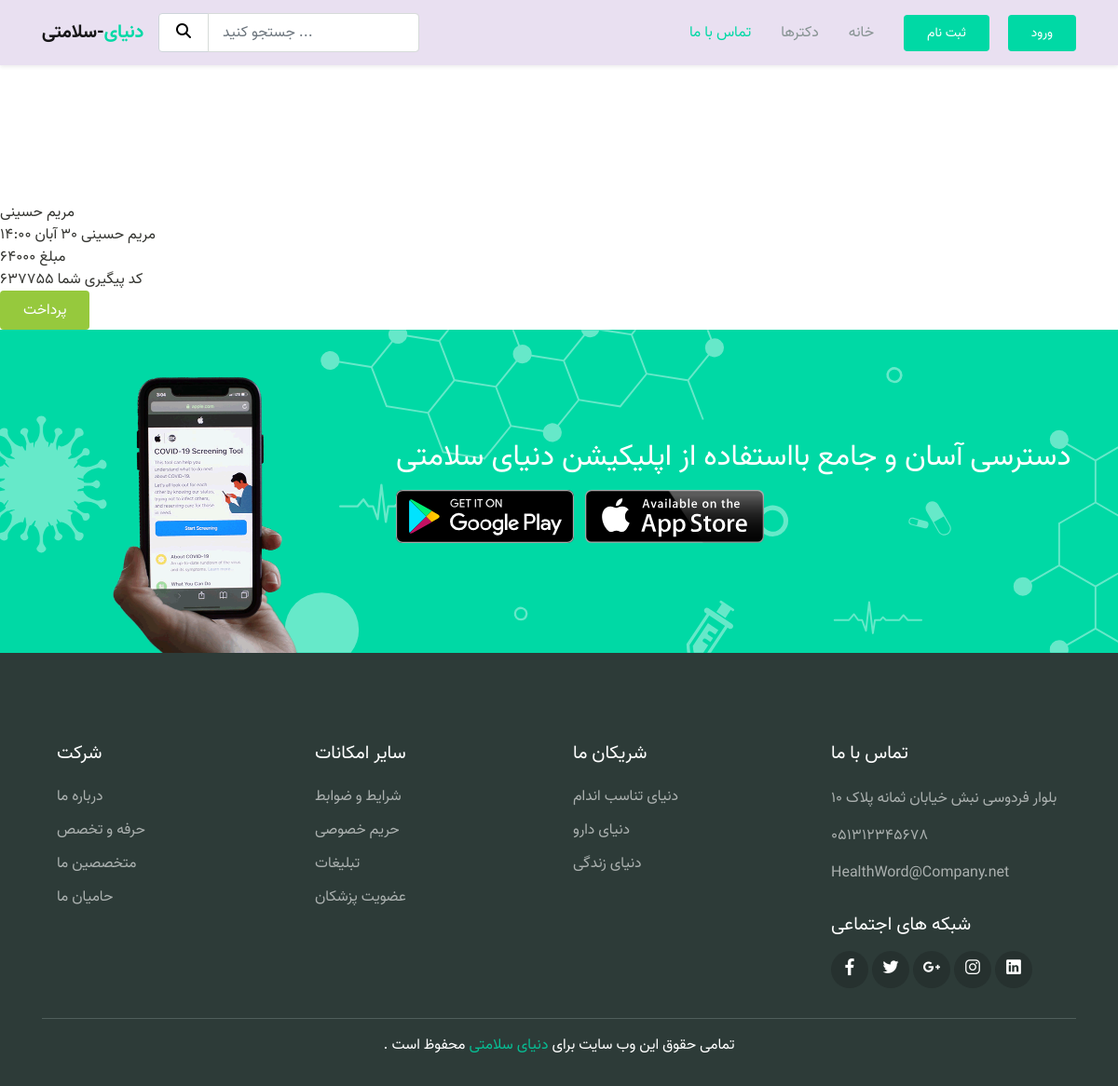
The page /doctors/check_reserve/5/ on the database its author committed.
### visit/models.py (models this page shows, shortened)
class VisitsReserved(models.Model):
    patient = models.ForeignKey(Patient, on_delete=models.CASCADE, related_name='reserved_patient')
    doctor = models.ForeignKey(Doctor, on_delete=models.CASCADE, related_name='reserved_doctor')
    reserved_time = models.ForeignKey(DoctorTime, on_delete=models.CASCADE, related_name='reserved_date', null=True, blank=True)
    day = jmodels.jDateField(null=True, blank=True)
    start_time = models.CharField(max_length=20)
    end_time = models.CharField(max_length=20)
    ins_type = models.ForeignKey(Insurance, on_delete=models.SET_NULL, null=True, blank=True)
    cost = models.PositiveIntegerField()
    peygiri = models.PositiveIntegerField(default=random_code)

### doctors/models.py (models this page shows, shortened)
class Doctor(models.Model):
    user = models.OneToOneField(User, on_delete=models.CASCADE, null=True, blank=True, related_name='doctor_profile')
    f_name = models.CharField(max_length=50)
    l_name = models.CharField(max_length=100)
    takhasos = models.CharField(max_length=100)
    info = models.TextField()
    address = models.CharField(max_length=400)
    nezam_pezeshki = models.PositiveIntegerField()
    phone_number = models.PositiveIntegerField()
    dr_cost = models.PositiveIntegerField(default=0)
    image = models.ImageField(upload_to='doctors_images', null=True, blank=True)

class DoctorTime(models.Model):
    doctor = models.ForeignKey(Doctor, on_delete=models.CASCADE, related_name='doctor_times')
    day = models.CharField(max_length=50, null=True, blank=True)
    date = jmodels.jDateField(null=True, blank=True)
    start_time = models.CharField(max_length=20)
    end_time = models.CharField(max_length=20)
    reserved = models.BooleanField(default=False)
    def __str__(self):
        return self.doctor.f_name + ' ' + self.doctor.l_name + ' ' + self.day + ' ' + self.start_time

### doctors/views.py (the view)
# urls.py: path('check_reserve/<int:visit_id>/', check_reserve, name='check_reserve'),
def check_reserve(request, visit_id):
    visit = VisitsReserved.objects.get(id=visit_id)
    return render(request, 'doctors/check_reserve.html', {'visit': visit})

### doctors/templates/doctors/check_reserve.html (shortened to what this page needs)
{% extends '_base.html' %}
{% block content %}
    <br><br><br><br><br><br><br><br><br>
    {{ visit.doctor.f_name }} {{ visit.doctor.l_name }}<br>
    {{ visit.reserved_time }}<br>
     مبلغ {{ visit.cost }}<br>
    کد پیگیری شما {{ visit.peygiri }}<br>
    <a href="{% url 'home:doctors_list' %}" class="btn btn-success">پرداخت</a>
{% endblock %}

### static/css/theme.css (style rules this page uses)
:root { --primary: #00D9A5; --accent: #FF3D85; --secondary: #4E5AFE; --warning: #EED818; --info: #05B4E1; --danger: #FF4943; --success: #96C93D; --dark: #343531; --light: #F5F9F6; --cs: #596261; --grey: #6E807A; }
body { font-family: vazir; line-height: 1.5; color: #343531; }
a { color: #07be94; text-decoration: none; background-color: transparent; }
.btn-success { color: #fff; background-color: #96C93D; border-color: transparent; }
.btn { padding: 8px 24px; }

### rows shown on the page
VisitsReserved: doctor.f_name "مریم", doctor.l_name "حسینی", reserved_time "مریم حسینی 30 آبان 14:00", cost "64000", peygiri "637755"
